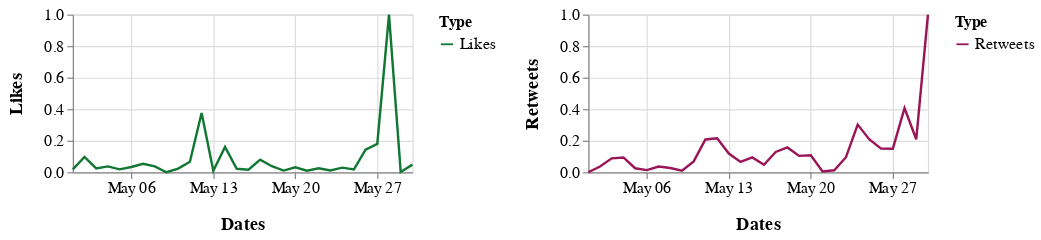

Write notebook code for a chart like this one.
### Markdown cell above
## May 2020

### Code cell
alt.hconcat(c1_may, c2_may).configure_axis(
    labelFontSize=13,
    titleFontSize=15,
    titlePadding=15
).configure_legend(
    labelFontSize=13,
    titleFontSize=13
).resolve_scale(
    color='independent'
)

### Figure 1 — Vega-Lite specification as saved in the notebook (floating-point values rounded to 4 significant figures)
{"config": {"view": {"continuousWidth": 400, "continuousHeight": 300}, "axis": {"labelFontSize": 13, "titleFontSize": 15, "titlePadding": 15}, "legend": {"labelFontSize": 13, "titleFontSize": 13}}, "hconcat": [{"data": {"name": "data-08593e449e10a3932922df0a598b10c6"}, "mark": "line", "encoding": {"color": {"type": "nominal", "field": "Type", "scale": {"range": ["#117733"]}}, "x": {"type": "temporal", "field": "Dates", "timeUnit": "monthdate", "title": "Dates"}, "y": {"type": "quantitative", "field": "Likes"}}, "height": 130, "width": 280}, {"data": {"name": "data-6128dcd03569cd20c59a9e26d3944f6b"}, "mark": "line", "encoding": {"color": {"type": "nominal", "field": "Type", "scale": {"range": ["#9A1557"]}}, "x": {"type": "temporal", "field": "Dates", "timeUnit": "monthdate", "title": "Dates"}, "y": {"type": "quantitative", "field": "Retweets"}}, "height": 130, "width": 280}], "resolve": {"scale": {"color": "independent"}}, "$schema": "https://vega.github.io/schema/vega-lite/v4.8.1.json", "datasets": {"data-08593e449e10a3932922df0a598b10c6": [{"Dates": "2020-05-01T00:00:00", "Likes": 0.01829, "Type": "Likes"}, {"Dates": "2020-05-02T00:00:00", "Likes": 0.09719, "Type": "Likes"}, {"Dates": "2020-05-03T00:00:00", "Likes": 0.02384, "Type": "Likes"}, {"Dates": "2020-05-04T00:00:00", "Likes": 0.03709, "Type": "Likes"}, {"Dates": "2020-05-05T00:00:00", "Likes": 0.01821, "Type": "Likes"}, {"Dates": "2020-05-06T00:00:00", "Likes": 0.03361, "Type": "Likes"}, {"Dates": "2020-05-07T00:00:00", "Likes": 0.05348, "Type": "Likes"}, {"Dates": "2020-05-08T00:00:00", "Likes": 0.03742, "Type": "Likes"}, {"Dates": "2020-05-09T00:00:00", "Likes": 0.0, "Type": "Likes"}, {"Dates": "2020-05-10T00:00:00", "Likes": 0.02293, "Type": "Likes"}, {"Dates": "2020-05-11T00:00:00", "Likes": 0.06639, "Type": "Likes"}, {"Dates": "2020-05-12T00:00:00", "Likes": 0.3753, "Type": "Likes"}, {"Dates": "2020-05-13T00:00:00", "Likes": 0.009106, "Type": "Likes"}, {"Dates": "2020-05-14T00:00:00", "Likes": 0.1603, "Type": "Likes"}, {"Dates": "2020-05-15T00:00:00", "Likes": 0.02169, "Type": "Likes"}, {"Dates": "2020-05-16T00:00:00", "Likes": 0.01598, "Type": "Likes"}, {"Dates": "2020-05-17T00:00:00", "Likes": 0.0798, "Type": "Likes"}, {"Dates": "2020-05-18T00:00:00", "Likes": 0.038, "Type": "Likes"}, {"Dates": "2020-05-19T00:00:00", "Likes": 0.01051, "Type": "Likes"}, {"Dates": "2020-05-20T00:00:00", "Likes": 0.03137, "Type": "Likes"}, {"Dates": "2020-05-21T00:00:00", "Likes": 0.009768, "Type": "Likes"}, {"Dates": "2020-05-22T00:00:00", "Likes": 0.02533, "Type": "Likes"}, {"Dates": "2020-05-23T00:00:00", "Likes": 0.01118, "Type": "Likes"}, {"Dates": "2020-05-24T00:00:00", "Likes": 0.02922, "Type": "Likes"}, {"Dates": "2020-05-25T00:00:00", "Likes": 0.01714, "Type": "Likes"}, {"Dates": "2020-05-26T00:00:00", "Likes": 0.143, "Type": "Likes"}, {"Dates": "2020-05-27T00:00:00", "Likes": 0.1794, "Type": "Likes"}, {"Dates": "2020-05-28T00:00:00", "Likes": 1.0, "Type": "Likes"}, {"Dates": "2020-05-29T00:00:00", "Likes": 0.001987, "Type": "Likes"}, {"Dates": "2020-05-30T00:00:00", "Likes": 0.04834, "Type": "Likes"}], "data-6128dcd03569cd20c59a9e26d3944f6b": [{"Dates": "2020-05-01T00:00:00", "Retweets": 0.0, "Type": "Retweets"}, {"Dates": "2020-05-02T00:00:00", "Retweets": 0.03605, "Type": "Retweets"}, {"Dates": "2020-05-03T00:00:00", "Retweets": 0.08802, "Type": "Retweets"}, {"Dates": "2020-05-04T00:00:00", "Retweets": 0.0937, "Type": "Retweets"}, {"Dates": "2020-05-05T00:00:00", "Retweets": 0.02527, "Type": "Retweets"}, {"Dates": "2020-05-06T00:00:00", "Retweets": 0.01349, "Type": "Retweets"}, {"Dates": "2020-05-07T00:00:00", "Retweets": 0.03582, "Type": "Retweets"}, {"Dates": "2020-05-08T00:00:00", "Retweets": 0.02719, "Type": "Retweets"}, {"Dates": "2020-05-09T00:00:00", "Retweets": 0.01005, "Type": "Retweets"}, {"Dates": "2020-05-10T00:00:00", "Retweets": 0.06869, "Type": "Retweets"}, {"Dates": "2020-05-11T00:00:00", "Retweets": 0.2082, "Type": "Retweets"}, {"Dates": "2020-05-12T00:00:00", "Retweets": 0.2156, "Type": "Retweets"}, {"Dates": "2020-05-13T00:00:00", "Retweets": 0.1184, "Type": "Retweets"}, {"Dates": "2020-05-14T00:00:00", "Retweets": 0.06507, "Type": "Retweets"}, {"Dates": "2020-05-15T00:00:00", "Retweets": 0.09399, "Type": "Retweets"}, {"Dates": "2020-05-16T00:00:00", "Retweets": 0.04773, "Type": "Retweets"}, {"Dates": "2020-05-17T00:00:00", "Retweets": 0.1287, "Type": "Retweets"}, {"Dates": "2020-05-18T00:00:00", "Retweets": 0.157, "Type": "Retweets"}, {"Dates": "2020-05-19T00:00:00", "Retweets": 0.1037, "Type": "Retweets"}, {"Dates": "2020-05-20T00:00:00", "Retweets": 0.1072, "Type": "Retweets"}, {"Dates": "2020-05-21T00:00:00", "Retweets": 0.005529, "Type": "Retweets"}, {"Dates": "2020-05-22T00:00:00", "Retweets": 0.01258, "Type": "Retweets"}, {"Dates": "2020-05-23T00:00:00", "Retweets": 0.09521, "Type": "Retweets"}, {"Dates": "2020-05-24T00:00:00", "Retweets": 0.3022, "Type": "Retweets"}, {"Dates": "2020-05-25T00:00:00", "Retweets": 0.2082, "Type": "Retweets"}, {"Dates": "2020-05-26T00:00:00", "Retweets": 0.1496, "Type": "Retweets"}, {"Dates": "2020-05-27T00:00:00", "Retweets": 0.1486, "Type": "Retweets"}, {"Dates": "2020-05-28T00:00:00", "Retweets": 0.4068, "Type": "Retweets"}, {"Dates": "2020-05-29T00:00:00", "Retweets": 0.209, "Type": "Retweets"}, {"Dates": "2020-05-30T00:00:00", "Retweets": 1.0, "Type": "Retweets"}]}}
